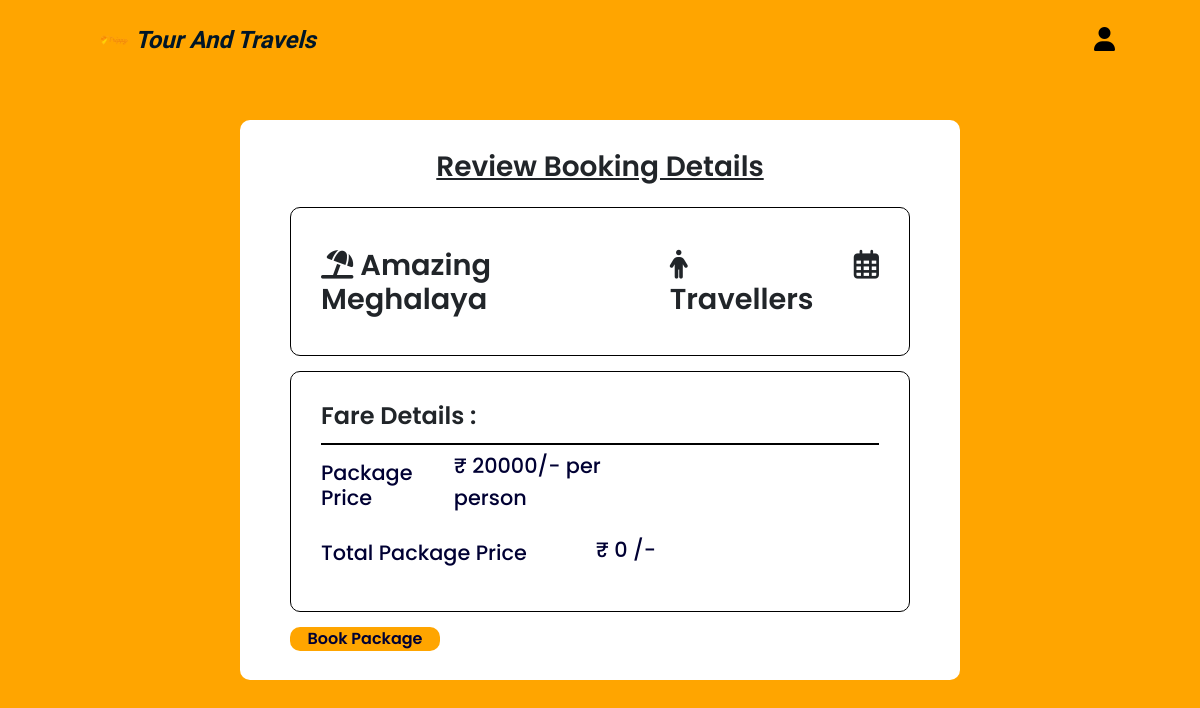
The app's page /reviewbookingpage.php?id=33 (signed in) with its own data.
### tables this page shows
CREATE TABLE `package_info` (
  `id` int(10) NOT NULL,
  `package_name` varchar(100) NOT NULL,
  `package_price` varchar(100) NOT NULL,
  `day` varchar(10) NOT NULL,
  `night` varchar(100) NOT NULL,
  `package_image` varchar(100) NOT NULL,
  `classification` varchar(100) NOT NULL,
  `category` varchar(100) NOT NULL,
  `location` varchar(100) NOT NULL,
  `package_desc` varchar(10000) NOT NULL
);

### reviewbookingpage.php (the view, shortened to what this page needs)
<!DOCTYPE html>
<html lang="en">
<head>
    <link rel="stylesheet" href="css files/reviewbook.css">
    <link href="https://cdn.jsdelivr.net/npm/bootstrap@5.0.2/dist/css/bootstrap.min.css" rel="stylesheet"
>
</head>
<body>
    <nav>
        <div class="main-nav">
            <div class="logo">
                <img src="image assets/logo.png" alt="">
                <a href="home.php" id="homelink">Tour And Travels</a>
            </div>
            <li><a href="profile.php" class="profile"><i class="fa-solid fa-user"></i></a></li>
        </div>
    </nav>
    <div id="main">
        <div class="section">
            <h3>Review Booking Details</h3>
            <?php
            $connect=mysqli_connect("localhost","root","","tour_and_travels");
            $packid=$_GET['id'];
            $select="SELECT * FROM package_info where id='$packid'";
            $result=$connect->query($select);
            $data=$result->fetch_assoc();
            $tquantity=$_SESSION['temp_data']['quantity'];
            $tdate=$_SESSION['temp_data']['date'];
            $pack_price=$data['package_price'];
            $total_price=$pack_price*$tquantity;
         ?>
            <div class="package-info">
                <h4 class="details"><i class="fa-solid fa-umbrella-beach"></i> <?php echo $data['package_name']; ?></h4>
                <h4 class="details"><i class="fa-solid fa-person"></i> <?php echo $tquantity?> Travellers</h4>
                <h4 class="details"><i class="fa-regular fa-calendar-days"></i> <?php echo $tdate?></h4>
            </div>
            <div class="payment-info">
                <h4>Fare Details :</h4>
                <div class="line"></div>
                <div class="pprice">
                    <h5>Package Price</h5>
                    <p>₹ <?php echo $data['package_price']; ?>/- per person</p>
                </div>
                <div class="pprice">
                    <h5>Total Package Price</h5>
                    <p>₹ <?php echo $total_price?> /-</p>
                </div>
            </div>
            <a href="order_details.php?id=<?php echo $data['id'];?>" id="bookpck">Book Package</a>
        </div>
    </div>
</body>
</html>

### css files/reviewbook.css (style rules this page uses)
* { margin: 0; padding: 0; box-sizing: border-box; }
html,body { width: 100%; height: 100%; }
body { background-color: #caf0f8; }
nav { width: 100%; height: 80px; display: flex; justify-content: center; position: fixed; z-index: 10; }
.main-nav { width: 90%; display: flex; justify-content: space-between; align-items: center; padding-inline: 25px; }
.main-nav .logo { display: flex; align-items: center; justify-content: center; }
.main-nav .logo img { width: 50px; height: 50px; }
.main-nav .logo #homelink { text-decoration: none; font-size: 1.5rem; font-family: 'Borel', cursive; text-align: center; font-style: italic; font-weight: 900; color: #011627; }
li { list-style: none; }
.main-nav li .profile i { font-size: 1.5rem; color: #000; transition: all 0.3s ease-in; }
#main { width: 100%; height: 100vh; background-color: orange; display: flex; align-items: center; justify-content: center; }
.section { width: 60%; height: 70%; background-color: #fff; border-radius: 10px; display: flex; flex-direction: column; padding-inline: 50px; padding-block: 30px; gap: 15px; }
.section h3 { font-family: 'Poppins', sans-serif; text-align: center; font-weight: 600; text-decoration: underline; }
.section .package-info { width: 100%; border: 1px solid black; border-radius: 10px; display: flex; align-items: start; padding: 30px; gap: 25px; }
.section .package-info .details { font-family: 'Poppins', sans-serif; margin-top: 10px; font-weight: 600; font-size: 1.8rem; }
.section .payment-info { width: 100%; border: 1px solid black; border-radius: 10px; display: flex; align-items: start; padding: 30px; flex-direction: column; gap: 5px; }
.section .payment-info h4 { font-family: 'Poppins', sans-serif; font-weight: 600; font-size: 1.5rem; }
.section .payment-info .line { width: 100%; height: 2px; background-color: #000; }
.section .payment-info .pprice { display: flex; width: 60%; justify-content: space-between; align-items: center; }
.pprice h5 { font-size: 1.3rem; font-family: 'Poppins', sans-serif; font-weight: 500; color: #003; }
.pprice p { font-size: 1.3rem; font-family: 'Poppins', sans-serif; font-weight: 500; color: #003; }
.section #bookpck { text-decoration: none; background-color: orange; font-family: 'Poppins', sans-serif; width: 150px; display: flex; align-items: center; justify-content: center; height: 50px; border-radius: 10px; color: #003; font-weight: 600; }

### records on screen
package_info: package_name "Amazing Meghalaya", package_price "20000", package_price "0"
